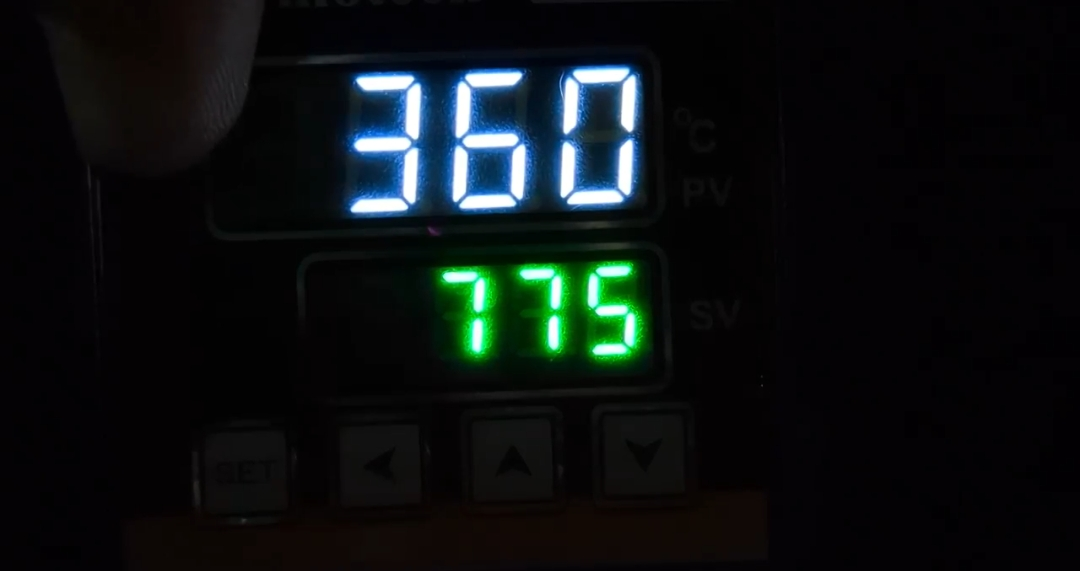
#> input picture digit_recognition/hasib2.jpg, 1080 x 571 px
$ python hasib.py   (Python 2 division)
#> lines starting #> are read from the running program, lines starting #| are printed output that depends on the picture; after the words box and inside, x2 and y2 are one past the last pixel; in counts of white or black regions, pixels touching at a corner belong together
# import the necessary packages
from imutils.perspective import four_point_transform
from imutils import contours
import imutils
import cv2
import time
import numpy as np

# define the dictionary of digit segments so we can identify
# each digit on the thermostat
DIGITS_LOOKUP = {
    (1, 1, 1, 0, 1, 1, 1): 0,
    (0, 0, 1, 0, 0, 1, 0): 1,
    (1, 0, 1, 1, 1, 1, 0): 2,
    (1, 0, 1, 1, 0, 1, 1): 3,
    (0, 1, 1, 1, 0, 1, 0): 4,
    (1, 1, 0, 1, 0, 1, 1): 5,
    (1, 1, 0, 1, 1, 1, 1): 6,
    (1, 0, 1, 0, 0, 1, 0): 7,
    (1, 1, 1, 1, 1, 1, 1): 8,
    (1, 1, 1, 1, 0, 1, 1): 9,
}

image = cv2.imread("hasib2.jpg")
#> image is the input picture: shape (571, 1080, 3); mean B, G, R 17.9, 17.5, 12.6
image = imutils.resize(image, height=500)
#> image: shape (500, 945, 3)
image = imutils.rotate(image, angle=-1)
image = image[0 : image.shape[0] - 280, 270 : image.shape[1] - 290]
#> image: shape (220, 385, 3)
image = cv2.fastNlMeansDenoisingColored(image, None, 0, 300, 7, 21)
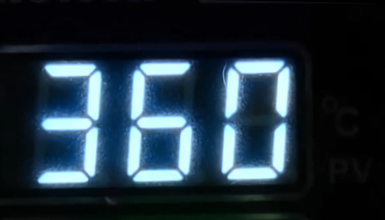
#> image: shape (220, 385, 3); mean B, G, R 60.8, 49.6, 33.4
gray = cv2.cvtColor(image, cv2.COLOR_BGR2GRAY)
blurred = cv2.GaussianBlur(gray, (5, 5), 0)
edged = cv2.Canny(gray, 50, 200, 255)
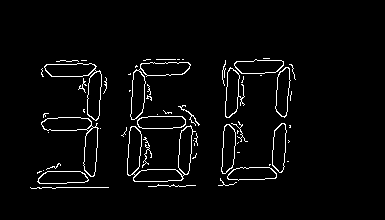
#> edged: shape (220, 385); 3.3% white in thin lines or dots, all inside (x1, y1, x2, y2) = (30, 58, 296, 189)


points = np.column_stack(np.where(edged.transpose() > 0))
#> points = 2783 pairs, first value 30 to 295, second value 58 to 188
# print(f"pts {points.shape}")
hull = cv2.convexHull(points)
#> hull = contour of 20 points, box (x1, y1, x2, y2) (30, 58, 296, 189), area 32051
# print(f"hull {hull.shape}")

# draw white filled hull polygon on black background
mask = np.zeros(edged.shape, dtype=edged.dtype)
# mask = np.zeros_like(roi)
cv2.fillPoly(mask, [hull], 255)
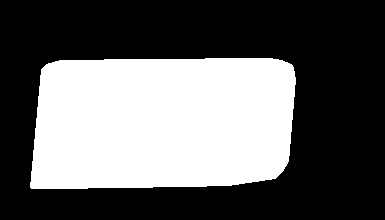
#> mask: shape (220, 385); 38.3% white; 1 white region
# cv2.imshow("mask", mask)
# cv2.waitKey(0)
cnts = cv2.findContours(
    mask,
    cv2.RETR_EXTERNAL,
    cv2.CHAIN_APPROX_SIMPLE,
)
#> cnts = 1 contour; box (x1, y1, x2, y2) and area: (30, 58, 296, 189) 32050
cnt = imutils.grab_contours(cnts)[0]
#> cnt = contour of 102 points, box (x1, y1, x2, y2) (30, 58, 296, 189), area 32050
peri = cv2.arcLength(cnt, True)
#> peri = 753.1
approx = cv2.approxPolyDP(cnt, 0.1 * peri, True)
#> approx = [[293, 67], [48, 63], [30, 187], [275, 178]]
(x, y, w, h) = cv2.boundingRect(approx)
#> x = 30; y = 63; w = 264; h = 125

warped = gray[y - 5 : y + h + 5, x - 5 : x + w + 5]
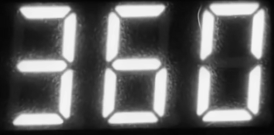
#> warped: shape (135, 274); min 4, max 245, mean 98
output = image[y - 5 : y + h + 5, x - 5 : x + w + 5]
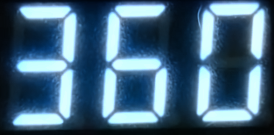
#> output: shape (135, 274, 3); mean B, G, R 128.7, 105.5, 71.5
# warped = four_point_transform(gray, approx.reshape(4, 2))
# output = four_point_transform(image, approx.reshape(4, 2))

thresh = cv2.threshold(warped, 0, 255, cv2.THRESH_BINARY_INV | cv2.THRESH_OTSU)[1]
#> thresh: shape (135, 274); 71.2% white; 7 black regions (3 under 20 px), largest, box (x1, y1, x2, y2) and area: (102, 4, 169, 124) 3713, (13, 5, 77, 126) 3206, (199, 2, 266, 60) 1882, (196, 65, 262, 123) 1843
kernel = cv2.getStructuringElement(cv2.MORPH_ELLIPSE, (1, 5))
thresh = cv2.morphologyEx(thresh, cv2.MORPH_OPEN, kernel)
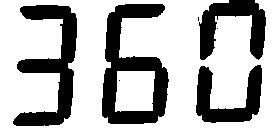
#> thresh: shape (135, 274); 70.8% white; 7 black regions (3 under 20 px), largest, box (x1, y1, x2, y2) and area: (102, 4, 169, 124) 3759, (13, 5, 77, 126) 3237, (199, 0, 266, 60) 1950, (196, 65, 262, 123) 1858

# loop over each of the digits
(w, h) = thresh.shape
#> w = 135; h = 274
for i in range(0, 3):
    # extract the digit ROI
    roi = thresh[y : y + (h / 3) * i, x : x + (w / 3) * i]
    # compute the width and height of each of the 7 segments
    # we are going to examine
    (roiH, roiW) = roi.shape
    (dW, dH) = (int(roiW * 0.25), int(roiH * 0.15))
    dHC = int(roiH * 0.05)
    # define the set of 7 segments
    segments = [
        ((0, 0), (w, dH)),  # top
        ((0, 0), (dW, h // 2)),  # top-left
        ((w - dW, 0), (w, h // 2)),  # top-right
        ((0, (h // 2) - dHC), (w, (h // 2) + dHC)),  # center
        ((0, h // 2), (dW, h)),  # bottom-left
        ((w - dW, h // 2), (w, h)),  # bottom-right
        ((0, h - dH), (w, h)),  # bottom
    ]
    on = [0] * len(segments)
#> this loop made 3 passes
#> pass 3, `roi = thresh[y : y + (h / 3) * i, x : x + (w / 3) * i]`:
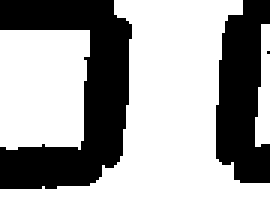
#> roi: shape (72, 90) (shown 3 times larger); 65.3% white; 3 black regions (1 under 20 px), largest, box (x1, y1, x2, y2) and area: (0, 0, 44, 63) 1437, (72, 0, 90, 61) 808

$ run again, with digit_recognition/example2.png saved as digit_recognition/hasib2.jpg
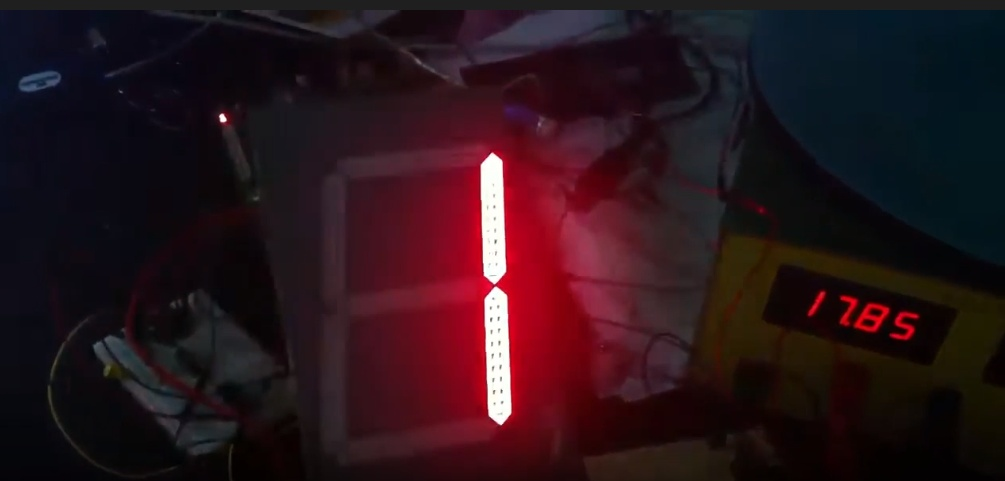
#> input picture digit_recognition/example2.png, 1005 x 481 px
#> image is the input picture: shape (481, 1005, 3); mean B, G, R 26.1, 20, 41.7
#> `edged = cv2.Canny(gray, 50, 200, 255)`:
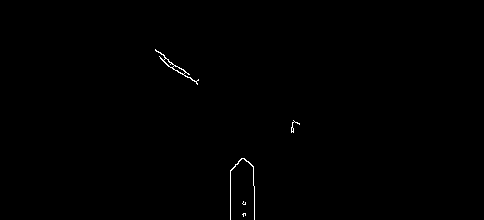
#> edged: shape (220, 484); 0.3% white in thin lines or dots, all inside (x1, y1, x2, y2) = (155, 49, 300, 220)
#> points = 317 pairs, first value 155 to 299, second value 49 to 219
#> hull = [[299, 124], [254, 219], [230, 219], [155, 50], [155, 49], [299, 123]]
#> mask: shape (220, 484); 10.2% white; 1 white region
#> cnts = 1 contour; box (x1, y1, x2, y2) and area: (155, 49, 300, 220) 10678
#> cnt = contour of 384 points, box (x1, y1, x2, y2) (155, 49, 300, 220), area 10678
#> peri = 514.4
#> approx = [[155, 49], [254, 219], [299, 123]]
#> `(x, y, w, h) = cv2.boundingRect(approx)`: x = 155; y = 49; w = 145; h = 171
#> `thresh = cv2.threshold(warped, 0, 255, cv2.THRESH_BINARY_INV | cv2.THR..`:
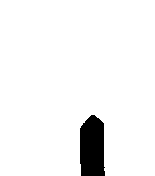
#> thresh: shape (176, 155); 95.1% white; 1 black region, box (x1, y1, x2, y2) and area: (80, 115, 105, 176) 1348
